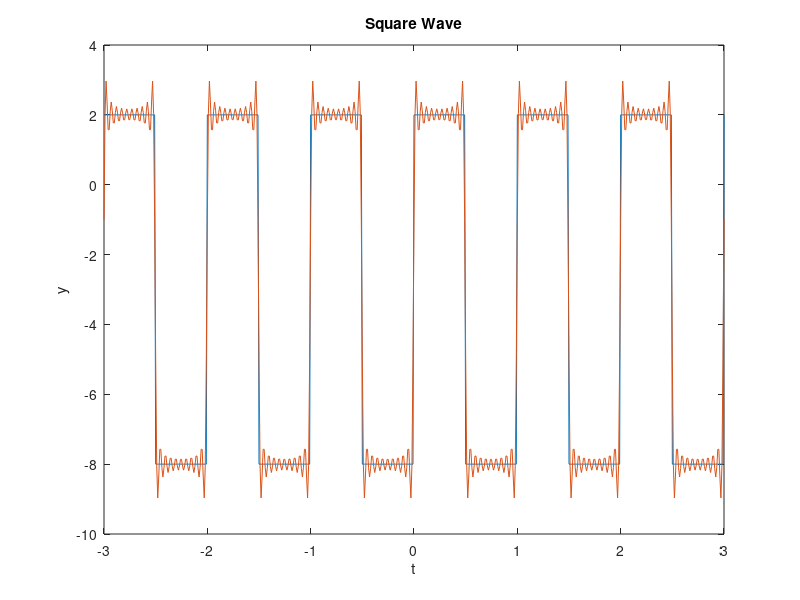

Write MATLAB code to recreate this figure.
clear;
f=1;
T=1/f;
tInterval=[-3:0.01:3];
amp=5;
dcBias=-3;
y=amp*square(2*pi*f*tInterval)+dcBias;
plot(tInterval,y)
hold on
title('Square Wave');
xlabel('t');
ylabel('y');

Tint = [0:0.01:T];
y1=amp*square(2*pi*f*Tint)+dcBias;
a0 = 2./T.*trapz(Tint,y1)
sum=0;
m=20
for k=1:m
    am(k)=2./T.*trapz(Tint,y1.*cos(k.*2.*pi.*f.*Tint));
    bm(k)=2./T.*trapz(Tint,y1.*sin(k.*2.*pi.*f.*Tint));
    sum=sum+am(k).*cos(k.*2.*pi.*f.*tInterval)+bm(k).*sin(k.*2.*pi.*f.*tInterval);
end
s_t=a0/2+sum
plot(tInterval,s_t)


